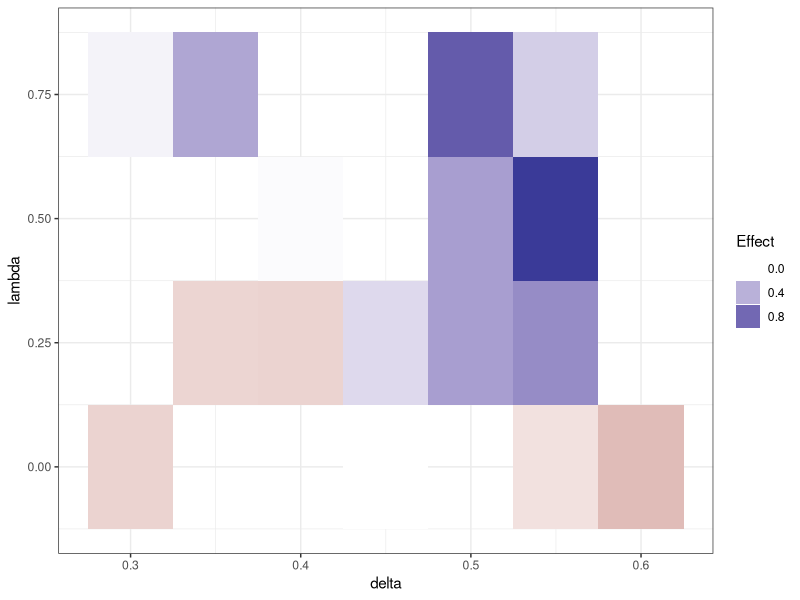
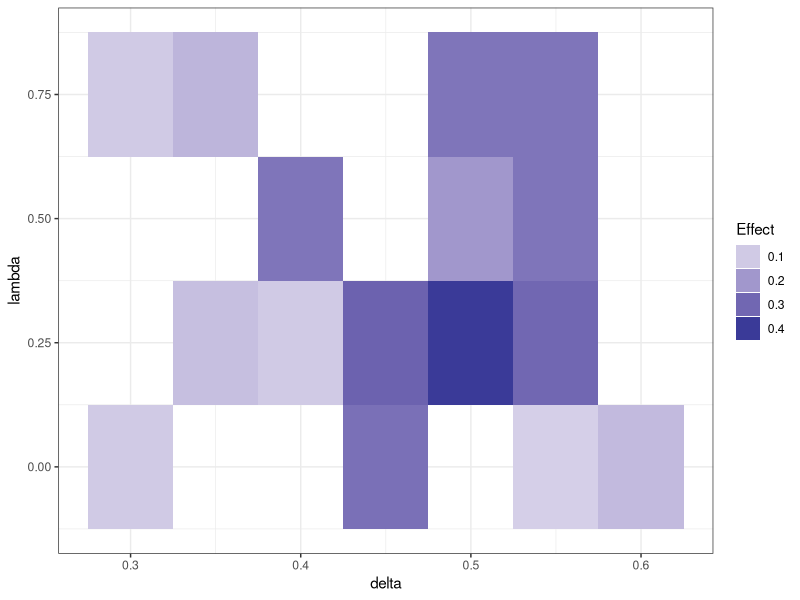
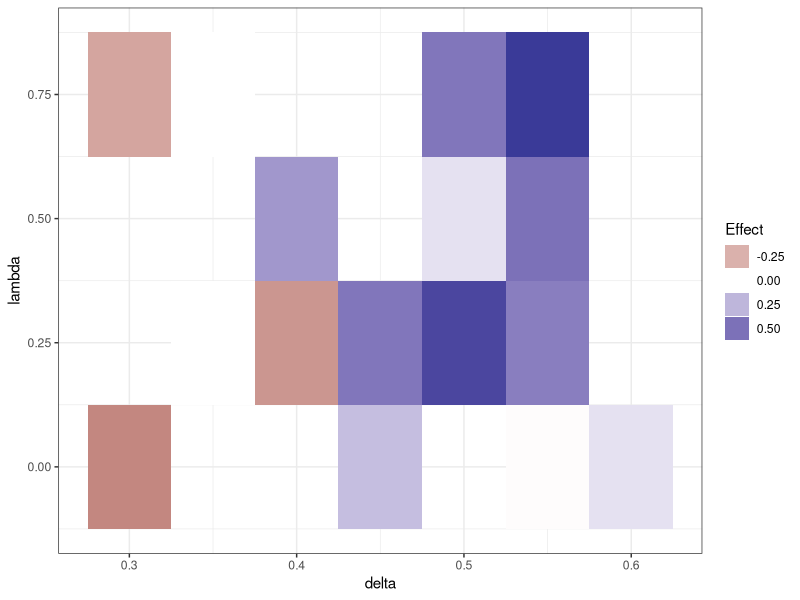

These charts were generated, in order, by the following R code:
data = read.csv("coefficients.tsv", sep="\t")


library(ggplot2)
plot = ggplot(data, aes(x=del, y=pred, fill=HasRC)) + geom_tile() + theme_bw() + scale_fill_gradient2() + xlab("delta") + ylab("lambda") + guides(fill=guide_legend(title="Effect"))
ggsave("figures/effect-HasRC.pdf", width=4, height=3)
plot = ggplot(data, aes(x=del, y=pred, fill=-Expect)) + geom_tile() + theme_bw() + scale_fill_gradient2() + xlab("delta") + ylab("lambda") + guides(fill=guide_legend(title="Effect"))
ggsave("figures/effect-EmbeddingRate.pdf", width=4, height=3)
plot = ggplot(data, aes(x=del, y=pred, fill=Compat)) + geom_tile() + theme_bw() + scale_fill_gradient2() + xlab("delta") + ylab("lambda") + guides(fill=guide_legend(title="Effect"))
ggsave("figures/effect-Compatibility.pdf", width=4, height=3)





